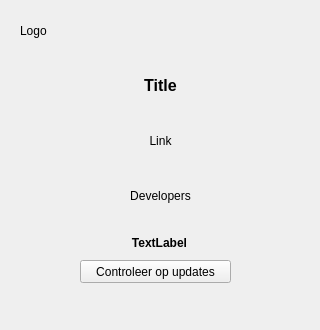
<?xml version="1.0" encoding="UTF-8"?>
<ui version="4.0">
 <class>Form</class>
 <widget class="QWidget" name="Form">
  <property name="geometry">
   <rect>
    <x>0</x>
    <y>0</y>
    <width>320</width>
    <height>330</height>
   </rect>
  </property>
  <property name="windowTitle">
   <string>Password Generator</string>
  </property>
  <widget class="QLabel" name="label_info_logo">
   <property name="geometry">
    <rect>
     <x>20</x>
     <y>20</y>
     <width>51</width>
     <height>21</height>
    </rect>
   </property>
   <property name="text">
    <string>Logo</string>
   </property>
  </widget>
  <widget class="QWidget" name="layoutWidget">
   <property name="geometry">
    <rect>
     <x>30</x>
     <y>60</y>
     <width>261</width>
     <height>161</height>
    </rect>
   </property>
   <layout class="QVBoxLayout" name="verticalLayout">
    <item>
     <widget class="QLabel" name="label_info_title">
      <property name="font">
       <font>
        <family>Arial</family>
        <pointsize>12</pointsize>
        <weight>75</weight>
        <bold>true</bold>
       </font>
      </property>
      <property name="text">
       <string>Title</string>
      </property>
      <property name="alignment">
       <set>Qt::AlignCenter</set>
      </property>
     </widget>
    </item>
    <item>
     <widget class="QLabel" name="label_info_link">
      <property name="font">
       <font>
        <family>Arial</family>
       </font>
      </property>
      <property name="text">
       <string>Link</string>
      </property>
      <property name="alignment">
       <set>Qt::AlignCenter</set>
      </property>
     </widget>
    </item>
    <item>
     <widget class="QLabel" name="label_info_dev">
      <property name="font">
       <font>
        <family>Arial</family>
       </font>
      </property>
      <property name="text">
       <string>Developers</string>
      </property>
      <property name="alignment">
       <set>Qt::AlignCenter</set>
      </property>
     </widget>
    </item>
   </layout>
  </widget>
  <widget class="QPushButton" name="pushButton_update_check">
   <property name="geometry">
    <rect>
     <x>80</x>
     <y>260</y>
     <width>151</width>
     <height>23</height>
    </rect>
   </property>
   <property name="focusPolicy">
    <enum>Qt::NoFocus</enum>
   </property>
   <property name="text">
    <string>Controleer op updates</string>
   </property>
  </widget>
  <widget class="QLabel" name="lb_update_error">
   <property name="geometry">
    <rect>
     <x>30</x>
     <y>220</y>
     <width>259</width>
     <height>45</height>
    </rect>
   </property>
   <property name="font">
    <font>
     <family>Arial</family>
     <weight>75</weight>
     <bold>true</bold>
    </font>
   </property>
   <property name="text">
    <string>TextLabel</string>
   </property>
   <property name="alignment">
    <set>Qt::AlignCenter</set>
   </property>
  </widget>
 </widget>
 <resources/>
 <connections/>
</ui>
